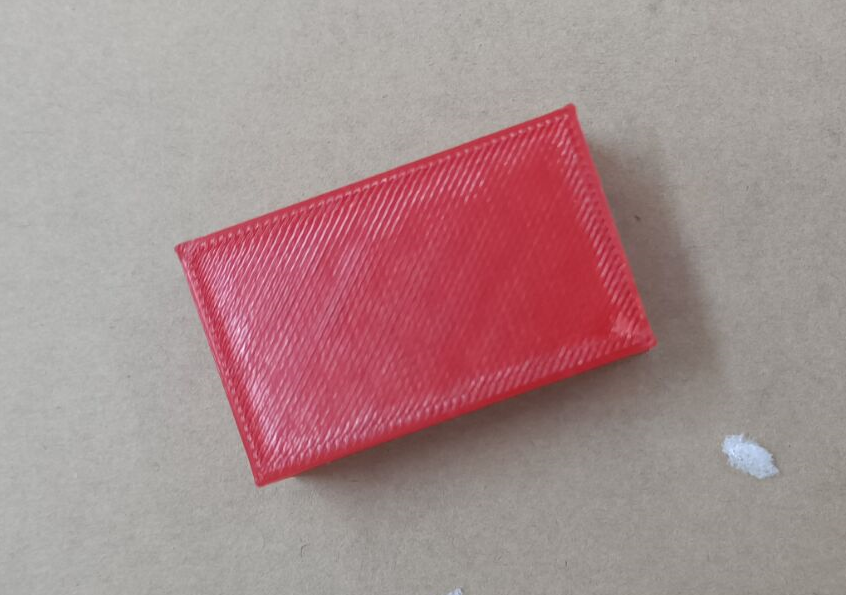
#> input picture 视觉任务/第三周视觉任务/第三周任务文档/red block.png, 846 x 595 px, found by its file name
$ python 3week2.py
#> lines starting #> are read from the running program, lines starting #| are printed output that depends on the picture; after the words box and inside, x2 and y2 are one past the last pixel; in counts of white or black regions, pixels touching at a corner belong together
import cv2
import numpy as np

img = cv2.imread('red block.png')
#> img is the input picture: shape (595, 846, 3); mean B, G, R 141.4, 140.1, 168.1
hsv = cv2.cvtColor(img, cv2.COLOR_BGR2HSV)
#> hsv: shape (595, 846, 3); mean H, S, V 51.4, 45.3, 168.3
lower_red = np.array([156, 43, 46])  # 红色阈值下限
upper_red = np.array([180, 255, 255])  # 红色阈值上限
mask = cv2.inRange(hsv, lower_red, upper_red)  # 根据阈值构建掩模（低于和高于上限的图像值为0,在阈值之间变为255）
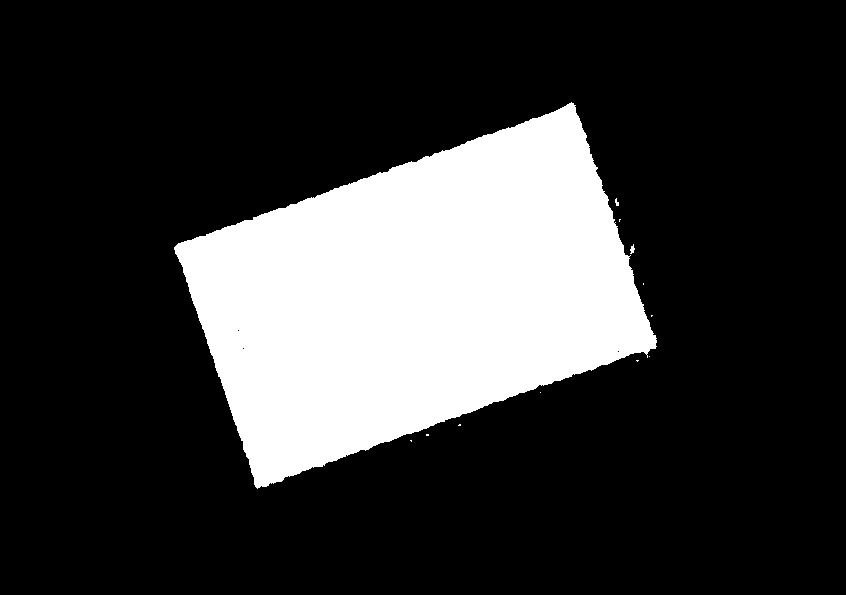
#> mask: shape (595, 846); 21.6% white; 12 white regions (9 under 20 px), largest, box (x1, y1, x2, y2) and area: (174, 102, 657, 489) 108655, (630, 244, 635, 254) 29, (615, 198, 619, 206) 20
res = cv2.bitwise_and(img, img, mask=mask)  # 对原图与掩膜进行位运算
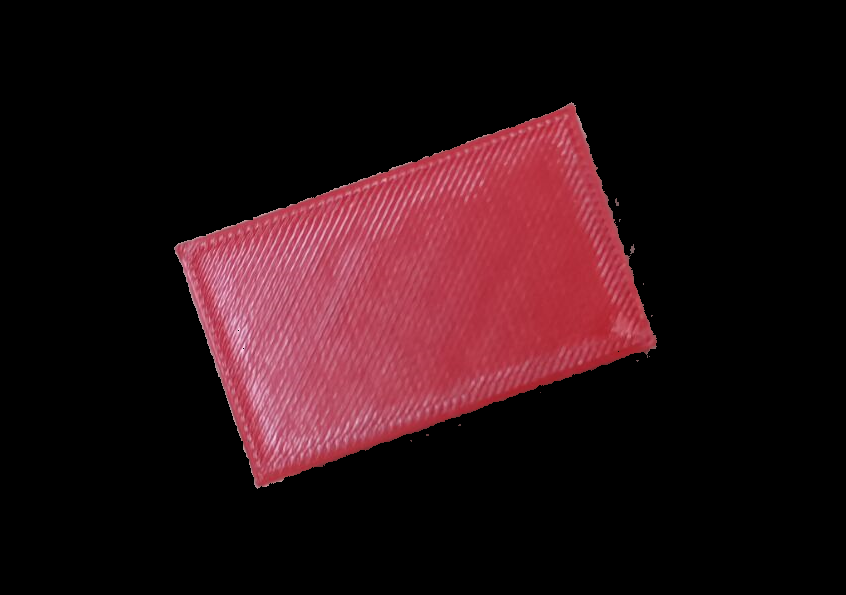
#> res: shape (595, 846, 3); mean B, G, R 19.7, 15.7, 40
rows, cols = mask.shape  # 将图片的分辨率赋值
#> rows = 595; cols = 846
M = cv2.getRotationMatrix2D((cols / 2, rows / 2), 71, 0.5)  # rows/2,cols/2找到图片中心,逆时针旋转71°,缩放0.5
dst = cv2.warpAffine(res, M, (cols, rows))  # 仿射变换
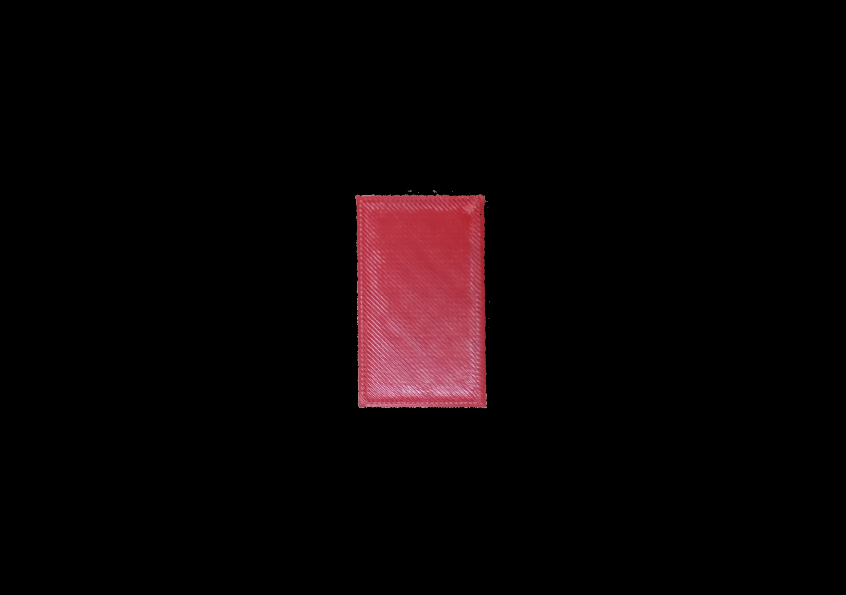
#> dst: shape (595, 846, 3); mean B, G, R 4.9, 3.9, 10

cv2.imshow('image', dst)
cv2.waitKey(0)
